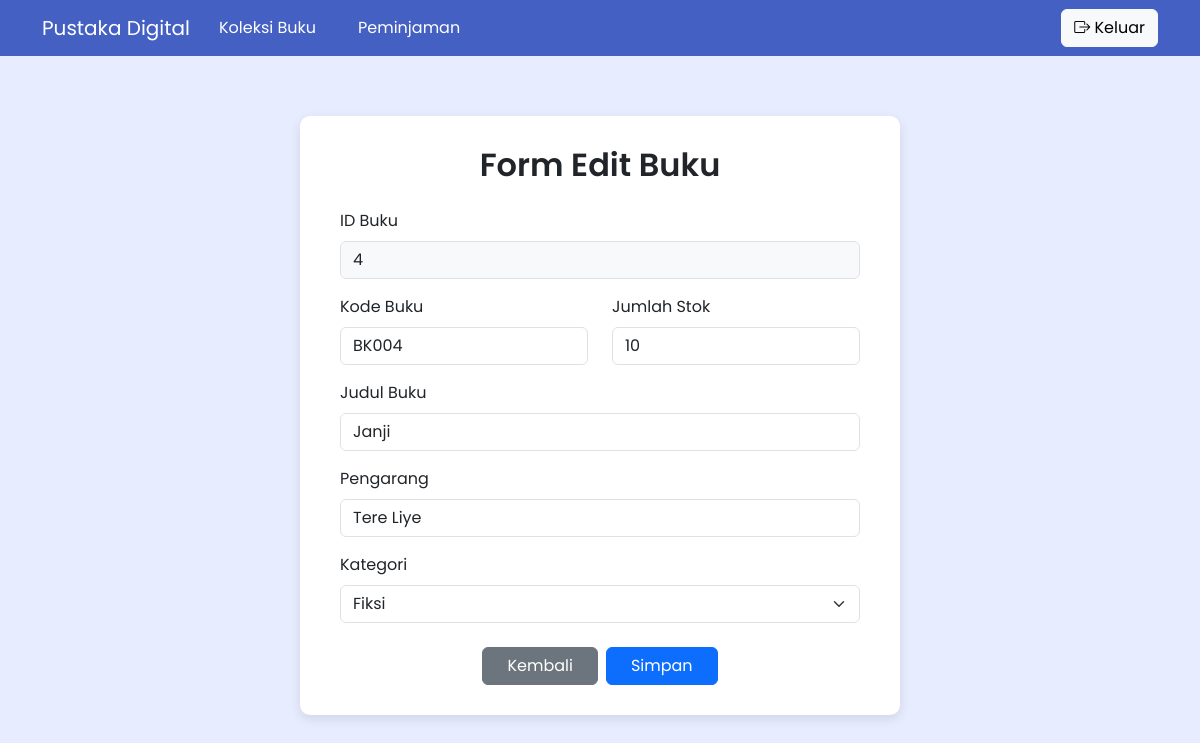
Page /edit.php?id=4 (signed in) on the committed database.
### tables this page shows
CREATE TABLE `koleksi` (
  `id` int(11) NOT NULL,
  `kode_buku` varchar(20) NOT NULL,
  `judul_buku` varchar(100) NOT NULL,
  `pengarang` varchar(100) NOT NULL,
  `kategori` varchar(50) NOT NULL,
  `stok` int(11) NOT NULL DEFAULT 0,
  `status` enum('Habis','Menipis','Tersedia') DEFAULT 'Tersedia',
  `aksi` varchar(20) DEFAULT NULL
);

### edit.php (the view, shortened to what this page needs)
<?php
include 'config/koneksi.php';
if (isset($_GET['id'])) {
    $id = $_GET['id'];
    $query = "SELECT * FROM koleksi WHERE id = '$id'";
    $result = mysqli_query($koneksi, $query);
    $data = mysqli_fetch_assoc($result);
} else {
    header("Location: koleksi_buku.php");
    exit();
}
?>
<!DOCTYPE html>
<html lang="en">
<head>
    <link href="https://cdn.jsdelivr.net/npm/bootstrap@5.3.0/dist/css/bootstrap.min.css" rel="stylesheet">
    <link rel="stylesheet" href="https://cdnjs.cloudflare.com/ajax/libs/font-awesome/6.4.0/css/all.min.css">
    <link rel="stylesheet" href="https://cdn.jsdelivr.net/npm/bootstrap-icons@1.13.1/font/bootstrap-icons.min.css">
</head>
<body>
    <nav class="navbar navbar-expand-lg" style="background-color: #4460c3;">
        <div class="container">
            <a class="navbar-brand" href="#" style="color: white;">Pustaka Digital</a>
            <div class="me-3">
                <a href="koleksi_buku.php" class="btn" style="color: white;">Koleksi Buku</a>
            </div>
            <div class="me-3">
                <a href="peminjaman.php" class="btn" style="color: white;">Peminjaman</a>
            </div>
            <div class="navbar-nav ms-auto">
                <a class="btn btn-light" href="logout.php">
                    <i class="bi bi-box-arrow-right"></i> Keluar
                </a>
            </div>
        </div>
    </nav>
    <div class="container">
        <div class="form-card">
            <h2>Form Edit Buku</h2>
            <form method="POST" action="">
                <div class="mb-3">
                    <label class="form-label">ID Buku</label>
                    <input type="text" class="form-control bg-light" value="<?php echo $data['id']; ?>" readonly>
                </div>
                <div class="row mb-3">
                    <div class="col-md-6">
                        <label for="kode_buku" class="form-label">Kode Buku</label>
                        <input type="text" class="form-control" id="kode_buku" name="kode_buku"
                               value="<?php echo $data['kode_buku']; ?>" required>
                    </div>
                    <div class="col-md-6">
                        <label for="stok" class="form-label">Jumlah Stok</label>
                        <input type="number" class="form-control" id="stok" name="stok" min="0"
                               value="<?php echo $data['stok']; ?>" required>
                    </div>
                </div>
                <div class="mb-3">
                    <label for="judul_buku" class="form-label">Judul Buku</label>
                    <input type="text" class="form-control" id="judul_buku" name="judul_buku"
                           value="<?php echo $data['judul_buku']; ?>" required>
                </div>
                <div class="mb-3">
                    <label for="pengarang" class="form-label">Pengarang</label>
                    <input type="text" class="form-control" id="pengarang" name="pengarang"
                           value="<?php echo $data['pengarang']; ?>" required>
                </div>
                <div class="mb-3">
                    <label for="kategori" class="form-label">Kategori</label>
                    <select class="form-select" id="kategori" name="kategori" required>
                        <option value="Fiksi"     <?php if($data['kategori']=='Fiksi')     echo 'selected'; ?>>Fiksi</option>
                    </select>
                </div>
                <div class="d-flex justify-content-center gap-2 mt-4">
                    <a href="koleksi_buku.php" class="btn btn-secondary px-4">Kembali</a>
                    <button type="submit" class="btn btn-primary px-4">Simpan</button>
                </div>
            </form>
        </div>
    </div>
</body>
</html>

### edit.php (style rules this page uses)
body { font-family: 'Poppins', sans-serif; background-color: #e7ecff; }
.form-card { max-width: 600px; margin: 60px auto; background-color: #ffffff; padding: 30px 40px; border-radius: 10px; box-shadow: 0 4px 12px rgba(0,0,0,0.1); }
h2 { font-weight: 600; text-align: center; margin-bottom: 25px; }

### rows in the picture
koleksi: id "4", kode_buku "BK004", stok "10", judul_buku "Janji", pengarang "Tere Liye", kategori "Fiksi"
